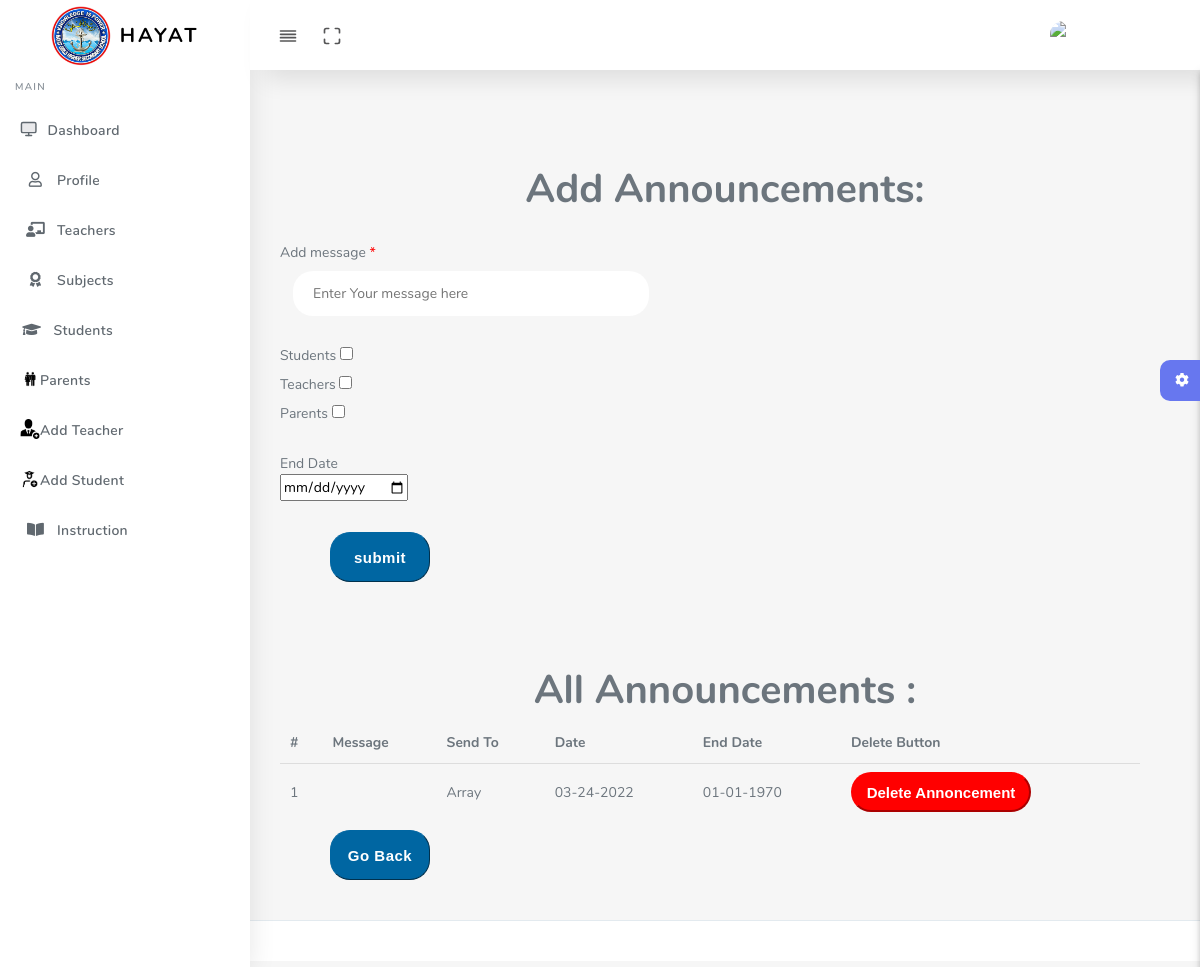
Page /admin/announcements.php (signed in) on the committed database.
### tables this page shows
CREATE TABLE `announcements` (
  `ann_id` int(11) NOT NULL,
  `message` text NOT NULL,
  `send` varchar(200) NOT NULL COMMENT 'notification for',
  `date` varchar(255) NOT NULL,
  `end_date` varchar(200) NOT NULL,
  `remove` int(2) NOT NULL DEFAULT '1'
);

### admin/announcements.php (the view, shortened to what this page needs)
<?php
include '../connection/config.php';
if(!isset($_SESSION["in"]) || $_SESSION["in"] !== true && $_SESSION["admin"] !== true){
  header("Location:/h_st/index.php");
  exit;
}else{
  $id = $_SESSION["id"];
}
$sql_img = "select user_image from admin where s_no ='$id' and user_image = '0'";
$conn_img = mysqli_query($conn,$sql_img);
$p_img= mysqli_num_rows($conn_img);
?>
<!DOCTYPE html>
<html lang="en">
<head>
  <link rel="stylesheet" href="assets/css/app.min.css">
  <link rel="stylesheet" href="assets/css/style.css">
  <link rel="stylesheet" href="assets/css/components.css">
  <link rel="stylesheet" href="assets/css/custom.css">
    <link href="https://cdnjs.cloudflare.com/ajax/libs/font-awesome/5.13.0/css/all.min.css" rel="stylesheet">
    <link rel="stylesheet" type="text/css" href="https://cdn.datatables.net/1.11.4/css/jquery.dataTables.css">
</head>
<body>
  <div id="app">
    <div class="main-wrapper main-wrapper-1">
      <div class="navbar-bg"></div>
      <nav class="navbar navbar-expand-lg main-navbar sticky">
        <div class="form-inline mr-auto">
          <ul class="navbar-nav mr-3">
            <li><a href="#" data-toggle="sidebar" class="nav-link nav-link-lg
									collapse-btn"> <i data-feather="align-justify"></i></a></li>
            <li><a href="#" class="nav-link nav-link-lg fullscreen-btn">
                <i data-feather="maximize"></i>
              </a></li>
          </ul>
        </div>
        <ul class="navbar-nav navbar-right">
          <li class="dropdown"><a href="#" data-toggle="dropdown"
              class="nav-link dropdown-toggle nav-link-lg nav-link-user">
<?php
    if($p_img == 1){
      echo  "<img id='profileImage' src='assets/img/admin.png' class='mobile_profile_image' alt='Please Uploaded Photo'>";
}else{
   echo  "<img id='profileImage' src='$uimg' class='mobile_profile_image' alt='Uploaded Photo'>";
}
?>
      <span class="d-sm-none d-lg-inline-block"></span></a>
          </li>
        </ul>
      </nav>
      <div class="main-sidebar sidebar-style-2">
        <aside id="sidebar-wrapper">
          <div class="sidebar-brand">
            <a href="dashboard.php"> <img alt="image" src="assets/img/logo.jpg" id="logo_header" class="header-logo" /> <span
                class="logo-name">HAYAT</span>
            </a>
          </div>
         <ul class="sidebar-menu">
            <li class="menu-header">Main</li>
            <li class="dropdown">
              <a href="dashboard.php" class="nav-link"><i data-feather="monitor"></i><span>Dashboard</span></a>
            </li>
            <li class="dropdown">
              <a href="profile.php" class="nav-link"><i class="far fa-user"></i><span>Profile</span></a>
            </li>
            <li class="dropdown">
              <a href="teacher.php" class="nav-link"><i class="fas fa-chalkboard-teacher"></i><span>Teachers</span></a>
            </li>
            <li class="dropdown">
              <a href="addsub.php" class="nav-link"><i class="fas fa-award"></i></i><span>Subjects</span></a>
            </li>
            <li class="dropdown">
              <a href="st.php" class="nav-link"><i class="fa fa-graduation-cap" aria-hidden="true"></i><span>Students</span></a>
            </li>
            <li class="dropdown">
              <a href="pt.php" class="nav-link"><img id="img_icon" src="assets/img/parenticon.png"><span>Parents</span></a>
            </li>
            <li class="dropdown">
              <a href="add_t.php" class="nav-link"><img id="img_icon" src="assets/img/add_teacher.png"><span>Add Teacher</span></a>
            </li>
            <li class="dropdown">
              <a href="add_st.php" class="nav-link"><img id="img_icon" src="assets/img/add_st.png"><span>Add Student</span></a>
            </li>
            <li class="dropdown">
              <a href="instruction.php" class="nav-link"><i class="fas fa-book-open"></i><span>Instruction</span></a>
            </li>
          </ul>
        </aside>
      </div>
      <div class="main-content">
        <section class="section">
          <div class="section-body">
            <div class="err">
<br>
<br>
</div>
<div class="add_aanouc">
<form action="" method="post" id="acc_form">
<h1>Add Announcements:</h1><br>
Add message <span id="req">*</span><br>
<input class="data_st" id="mess" type="text" name="mess" placeholder="Enter Your message here" require><br>
<br>
<label>Students <input class='options' type='checkbox' name='st_p' value='students'> <span class='checkmark'></span> </label><br>
<label>Teachers <input class='options' type='checkbox' name='t_p'value='teacher'> <span class='checkmark'></span> </label><br>
<label>Parents <input  class='options'type='checkbox' name='p_p' value='parent'> <span class='checkmark'></span> </label><br>
<br>
End Date
<br>
<input type="date" id="acc_pan">
<br>
<br>
<input class="btn" type="submit" id="sub_acc" value="submit" name="enter_sub">
</form>
</div>
<br>
<br>
<br>
<br>
<div class="made_annoc">
<h1>All Announcements :</h1>
<table id="acc-t">
  <thead>
    <tr>
      <th>#</th>
      <th>Message</th>
      <th>Send To</th>
      <th>Date</th>
      <th>End Date</th>
      <th>Delete Button</th>
    </tr>
   </thead>
   <tbody>
<?php
$sql_sub = "SELECT  `ann_id`,`message`,`send`,`date`,`end_date`  FROM  announcements where remove=1";
$result_sub = mysqli_query($conn,$sql_sub);
$i =1;
while($sub = mysqli_fetch_assoc($result_sub)){
    $id = $sub['ann_id'];
    $mess = $sub['message'];
    $send = $sub['send'];
    $date = $sub['date'];
    $end_date = $sub['end_date'];
        echo"<tr>".
            "<td scope='row'>$i</td>".
            "<td>"."$mess"."</td>".
            "<td>"."$send"."</td>".
            "<td>"."$date"."</td>".
            "<td>"."$end_date"."</td>".
            "<td>".
            "<form method='post'>".
            "<input type='hidden' name='id' value='"."$id"."'>
            <input type='submit' class='btn_d' value='Delete Annoncement' name='del_acc'>
            </form>".
            "</td>".
            "<td>".
            "</td>".
            "</tr>";
            $i++;
    }
echo "</tbody>
      </table>";
?>
</div>
<div class="back">
    <a href="dashboard.php"><input id="go" class="btn" type="text" value="Go Back">
</input></a>
</div>
</div>
        </section>
        <div class="settingSidebar">
          <a href="javascript:void(0)" class="settingPanelToggle"> <i class="fa fa-spin fa-cog"></i>
          </a>
        </div>
      </div>
      <footer class="main-footer">
      </footer>
    </div>
  </div>
</body>
</html>

### admin/announcements.php (style rules this page uses)
#logo_header { width: 60px; height: 60px; }
#profileImage { width: 60px; border-radius: 50px; height: 60px; }
#img_icon { width: 20px; height: 20px; }
body { margin: 0; padding: 0; box-sizing: border-box; background-color: #f6f6f6; font-size: 14px; font-weight: 400; font-family: "Nunito", "Segoe UI", arial; color: #6c757d; }
.options { position: relative; padding-left: 40px }
.btn { background: #0066A2; color: white; border-style: outset; border-color: #0066A2; height: 40px; width: 100px; font: bold 15px arial, sans-serif; text-shadow:none; border-radius: 20px; }
h1 { text-align: center; }
#profileImage { width: 50px; height: 50px; border-radius: 30px; }
#req { color: red; }
.data_st { width: 40%; padding: 12px 20px; margin: 8px 0; margin-left: 13px; border-width:0px; border:none; outline-style: 1px solid #eee; border-radius: 20px; }
.btn { background: #0066A2; color: white; border-style: outset; border-color: #0066A2; height: 50px; width: 100px; font: bold 15px arial, sans-serif; text-shadow:none; margin-top: 10px; margin-left: 50px; }
.btn_d { background: red; color: white; border-style: outset; border-color: red; height: 40px; width: 180px; font: bold 15px arial, sans-serif; text-shadow:none; border-radius: 20px; margin-left: 0px; }

### rows in the picture
announcements: send "Array", date "03-24-2022", end_date "01-01-1970"
